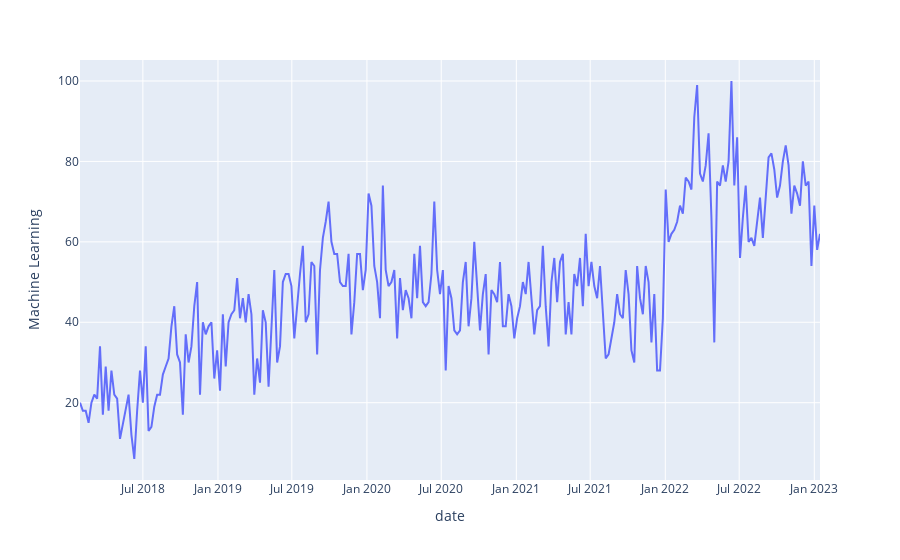

This figure's notebook cell:
### Code cell
fig = px.line(dataInd, x=dataInd.index, y='Machine Learning')
fig.show()

### Figure 1 — Plotly figure (JSON) as saved in the notebook; plotly's stock layout.template omitted (floating-point values rounded to 4 significant figures; data arrays with more than 128 entries replaced by an {"elided": "..."} marker saying what was removed)
{"data": [{"hovertemplate": "date=%{x}<br>Machine Learning=%{y}<extra></extra>", "legendgroup": "", "line": {"color": "#636efa", "dash": "solid"}, "marker": {"symbol": "circle"}, "mode": "lines", "name": "", "orientation": "v", "showlegend": false, "type": "scatter", "x": {"elided": "260 str values"}, "xaxis": "x", "y": {"elided": "260 int values"}, "yaxis": "y"}], "layout": {"legend": {"tracegroupgap": 0}, "margin": {"t": 60}, "xaxis": {"anchor": "y", "domain": [0, 1], "title": {"text": "date"}}, "yaxis": {"anchor": "x", "domain": [0, 1], "title": {"text": "Machine Learning"}}}}
